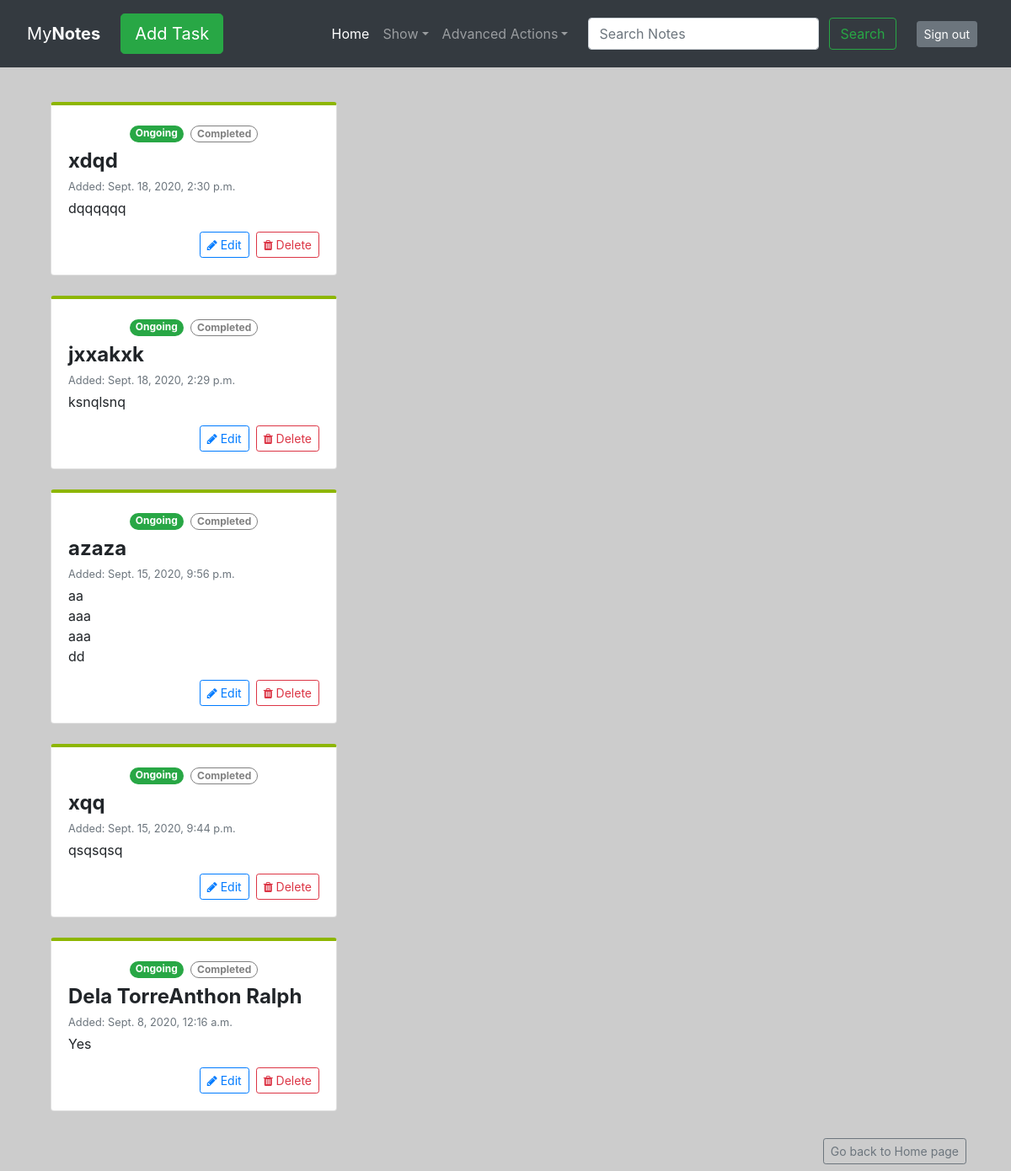
The app's page / (signed in) with its own data.
### list/models.py (models this page shows, shortened)
class Item(models.Model):
    item=models.CharField (max_length=200)
    description=models.TextField (max_length=900)
    completed=models.BooleanField(default=False)
    created=models.DateTimeField(auto_now_add=True)

### list/views.py (the view, shortened to what this page needs)
# urls.py: path('',views.index, name='index'),
@login_required(login_url='login')
def index(request):
    items= Item.objects.all().order_by('-created')
    return render(request,'index.html', context={'items': items})

### list/templates/index.html (shortened to what this page needs)
{% extends 'base.html' %}
{% block content %}
<div class="grid">
  <div class="grid-sizer col-lg-4 col-md-6 col-sm-6"></div>
  {% for item in items%}
  {%if item.completed%}
  <div class="grid-item col-lg-4 col-md-6 col-sm-6">
    <div class="card mb-4 text-muted bg-light1 b2">
      <div class="card-body">
        <div class="pb-2 d-flex justify-content-center">
          <a href="{%url 'uncross' item.id%}"> <span class="badge badge-pill badge-outline-success">Ongoing</span></a>
          <span class="badge badge-pill badge-secondary mt-1 ml-2">Completed</span>
        </div>
        <h4 class="card-title">{{item.item | linebreaksbr}}</h4>
        <small>
          <p class="mb-1 text-muted card-subtitle">Added: {{item.created }}</p>
        </small>
        <p class="card-text">{{item.description | linebreaksbr}}</p>
        <div class="d-flex justify-content-end">
          <button type="button" class="btn btn-outline-primary btn-sm mr-2 disabled">
            <i class="fa fa-pencil mr-1"></i>Edit
          </button>
          <a>
            <button type="button" class="btn btn-outline-danger btn-sm raise" data-toggle="modal" data-target="#del">
              <i class="fa fa-trash"></i> Delete
            </button>
          </a>
        </div>
      </div>
    </div>
  </div>
  {%else%}
  <div class="grid-item col-lg-4 col-md-6 col-sm-6">
    <div class="card mb-4 box-shadow b1 card1">
      <div class="card-body">
        <div class="pb-2 d-flex justify-content-center">
          <span class="badge badge-pill badge-success mt-1 mr-2">Ongoing</span>
          <a href="{%url 'cross_off' item.id%}"><span
              class="badge badge-pill badge-outline-secondary">Completed</span></a>
        </div>
        <h4 class="card-title"><strong>{{item.item | linebreaksbr}}</strong></h4>
        <small>
          <p class="mb-1 text-muted card-subtitle">Added: {{item.created}}</p>
        </small>
        <p class="card-text">{{item.description | linebreaksbr}}</p>
        <div class="d-flex justify-content-end">
          <a data-toggle="modal" data-target="#{%url 'edit' item.id%}">
            <button type="button" class="btn btn-outline-primary btn-sm mr-2 raise">
              <i class="fa fa-pencil mr-1"></i>Edit
            </button>
          </a>
          <a>
            <button type="button" class="btn btn-outline-danger btn-sm raise" data-toggle="modal" data-target="#{%url 'delete' item.id%}">
              <i class="fa fa-trash"></i> Delete
            </button>
          </a>
        </div>
      </div>
    </div>
  </div>
  {%endif%}
  {%endfor%}
</div>
<div class="d-flex align-items-end mt-auto p-2 flex-row-reverse"><a href="/"><button type="button"
      class="btn btn-outline-secondary btn-sm">Go back to Home page</button></a></div>
{% endblock %}

### list/templates/base.html (style rules this page uses)
body { background-color: #cccccc; }
.badge.badge-pill { border-radius: 10rem }
.badge-outline-secondary { color: #808080; border: 1px solid #808080; }
.b1 { border-top: 4px solid #8db600; }
div.card1 { transition: all 1s ease 0s; }

### records on screen
Item: item "xdqd", created "Sept. 18, 2020, 2:30 p.m.", description "dqqqqqq"
Item: item "jxxakxk", created "Sept. 18, 2020, 2:29 p.m.", description "ksnqlsnq"
Item: item "azaza", created "Sept. 15, 2020, 9:56 p.m.", description "aa aaa aaa dd"
Item: item "xqq", created "Sept. 15, 2020, 9:44 p.m.", description "qsqsqsq"
Item: item "Dela TorreAnthon Ralph", created "Sept. 8, 2020, 12:16 a.m.", description "Yes"
